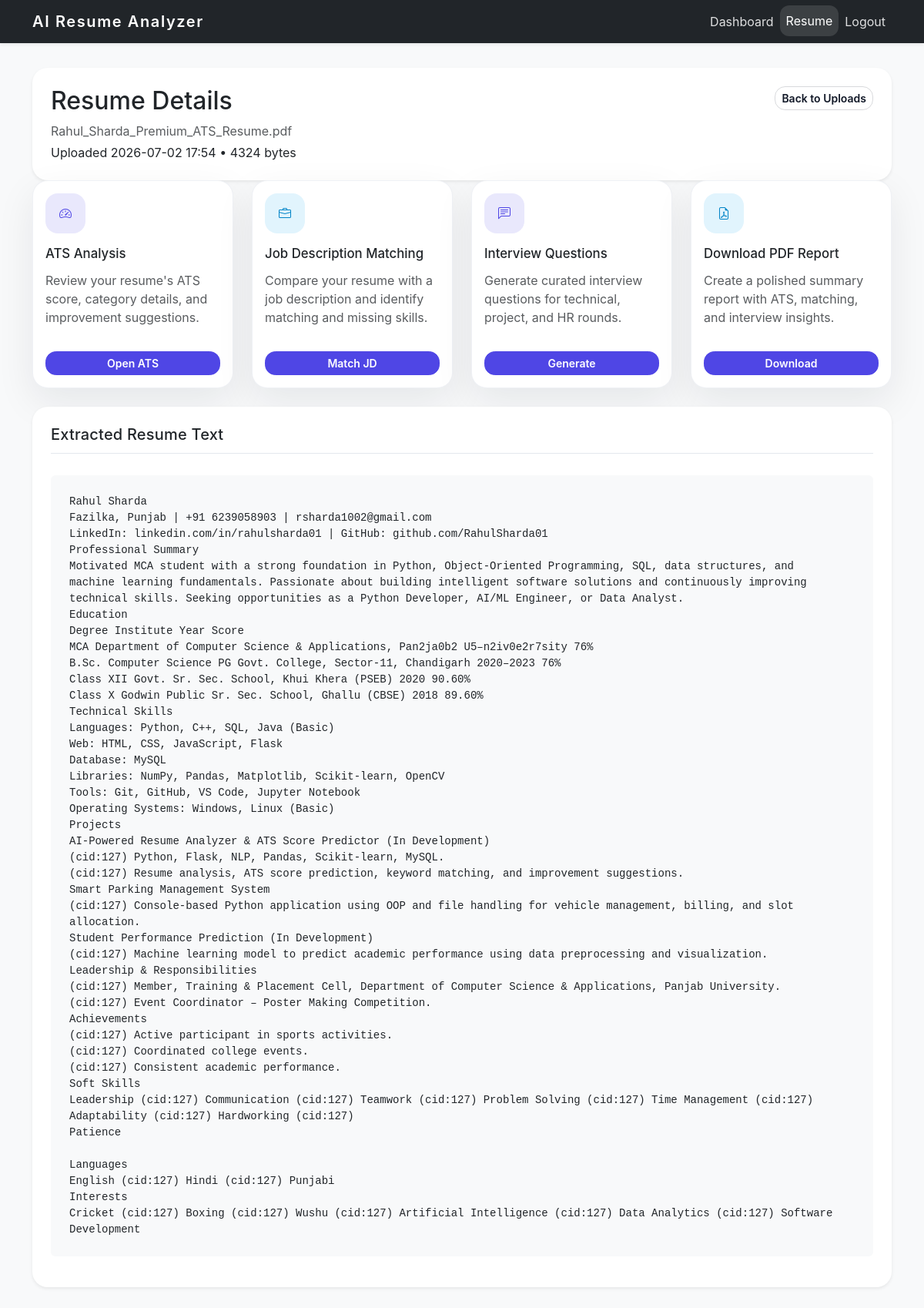
Screenshot of /resume/details/2 (signed in) with the database file from the repository.
### app/models.py (models this page shows, shortened)
class Resume(db.Model):
    __tablename__ = "resumes"
    id = db.Column(db.Integer, primary_key=True)
    user_id = db.Column(db.Integer, db.ForeignKey("users.id"), nullable=False)
    original_filename = db.Column(db.String(255), nullable=False)
    stored_filename = db.Column(db.String(255), nullable=False, unique=True)
    file_size = db.Column(db.Integer, nullable=False)
    upload_time = db.Column(db.DateTime, default=datetime.utcnow, nullable=False)
    extracted_text = db.Column(db.Text, nullable=True)
    ats_score = db.Column(db.Float, nullable=True)
    user = db.relationship("User", backref=db.backref("resumes", lazy=True))

### app/resume/routes.py (the view)
@resume_bp.route("/details/<int:resume_id>")
@login_required
def details(resume_id: int):
    resume = Resume.query.filter_by(id=resume_id, user_id=current_user.id).first_or_404()
    return render_template("resume/details.html", resume=resume)

### app/templates/resume/details.html (shortened to what this page needs)
{% extends "base.html" %}
{% block content %}
<div class="row g-4">
  <div class="col-12">
    <div class="card shadow-sm border-0 p-4">
      <div class="d-flex flex-column flex-md-row justify-content-between align-items-start gap-3">
        <div>
          <h2 class="card-title mb-2">Resume Details</h2>
          <p class="text-muted mb-1">{{ resume.original_filename }}</p>
          <p class="mb-0">Uploaded {{ resume.upload_time.strftime('%Y-%m-%d %H:%M') }} • {{ resume.file_size }} bytes</p>
        </div>
        <div class="d-flex gap-2 flex-wrap">
          <a class="btn btn-outline-secondary btn-sm" href="{{ url_for('resume.index') }}">Back to Uploads</a>
        </div>
      </div>
    </div>
  </div>
</div>
<div class="row g-4 mb-4">
  <div class="col-md-6 col-xl-3">
    <div class="card action-card h-100">
      <div class="card-body">
        <div class="icon-box">
          <span class="bi bi-speedometer2"></span>
        </div>
        <h5 class="action-card-title">ATS Analysis</h5>
        <p class="text-muted">Review your resume's ATS score, category details, and improvement suggestions.</p>
        <a href="{{ url_for('resume.ats_result', resume_id=resume.id) }}" class="btn btn-primary btn-sm mt-3">Open ATS</a>
      </div>
    </div>
  </div>
  <div class="col-md-6 col-xl-3">
    <div class="card action-card h-100">
      <div class="card-body">
        <div class="icon-box icon-box-secondary">
          <span class="bi bi-briefcase"></span>
        </div>
        <h5 class="action-card-title">Job Description Matching</h5>
        <p class="text-muted">Compare your resume with a job description and identify matching and missing skills.</p>
        <a href="{{ url_for('resume.job_description', resume_id=resume.id) }}" class="btn btn-primary btn-sm mt-3">Match JD</a>
      </div>
    </div>
  </div>
  <div class="col-md-6 col-xl-3">
    <div class="card action-card h-100">
      <div class="card-body">
        <div class="icon-box">
          <span class="bi bi-chat-left-text"></span>
        </div>
        <h5 class="action-card-title">Interview Questions</h5>
        <p class="text-muted">Generate curated interview questions for technical, project, and HR rounds.</p>
        <a href="{{ url_for('resume.interview_questions', resume_id=resume.id) }}" class="btn btn-primary btn-sm mt-3">Generate</a>
      </div>
    </div>
  </div>
  <div class="col-md-6 col-xl-3">
    <div class="card action-card h-100">
      <div class="card-body">
        <div class="icon-box icon-box-secondary">
          <span class="bi bi-file-earmark-pdf"></span>
        </div>
        <h5 class="action-card-title">Download PDF Report</h5>
        <p class="text-muted">Create a polished summary report with ATS, matching, and interview insights.</p>
        <a href="{{ url_for('resume.download_report', resume_id=resume.id) }}" class="btn btn-primary btn-sm mt-3">Download</a>
      </div>
    </div>
  </div>
</div>
<div class="row g-4">
  <div class="col-12">
    <div class="card shadow-sm border-0 p-4">
      <h5 class="section-title">Extracted Resume Text</h5>
      {% if resume.extracted_text %}
      <pre class="bg-light p-4 rounded">{{ resume.extracted_text }}</pre>
      {% else %}
      <div class="empty-state text-center">
        <h4>No extracted resume text available</h4>
        <p class="text-muted">This resume has not been processed yet.</p>
      </div>
      {% endif %}
    </div>
  </div>
</div>
{% endblock %}

### app/static/css/style.css (style rules this page uses)
body { background-color: #eef2ff; font-family: "Inter", "Segoe UI", Roboto, Arial, sans-serif; color: #0f172a; }
html { scroll-behavior: smooth; }
.card, .card-body { border-radius: 1.25rem; }
.card { border: none; background-color: #ffffff; box-shadow: 0 18px 50px rgba(15, 23, 42, 0.08); }
.btn { border-radius: 0.85rem; font-weight: 600; }
.btn-primary { background-color: #4f46e5; border-color: #4f46e5; }
.btn-outline-secondary { border-color: rgba(15, 23, 42, 0.16); color: #111827; }
.section-title { border-bottom: 1px solid rgba(148, 163, 184, 0.25); padding-bottom: 0.75rem; margin-bottom: 1.75rem; letter-spacing: 0.01em; }
.action-card { min-height: 15rem; border: 1px solid rgba(148, 163, 184, 0.15); }
.action-card .card-body { display: flex; flex-direction: column; justify-content: space-between; }
.icon-box { width: 3.25rem; height: 3.25rem; border-radius: 1rem; display: inline-flex; align-items: center; justify-content: center; background: rgba(79, 70, 229, 0.12); color: #4f46e5; margin-bottom: 1rem; }
.icon-box-secondary { background: rgba(14, 165, 233, 0.12); color: #0284c7; }
.action-card-title { font-size: 1.05rem; margin-bottom: 0.75rem; }
pre { white-space: pre-wrap; word-break: break-word; }

### rows the page displays
Resume: original_filename "Rahul_Sharda_Premium_ATS_Resume.pdf", upload_time "2026-07-02 17:54", file_size "4324", extracted_text "Rahul Sharda Fazilka, Punjab | +91 6239058903 | rsharda1002@gmail.com LinkedIn: linkedin.com/in/rahulsharda01 | GitHub: github.com/RahulSharda01 Professional Summary Motivated MCA student with a strong foundation in Python, Object-Oriented Programming, SQL, data structures, and machine learning fundamentals. Passionate about building intelligent software solutions and continuously improving technical skills. Seeking opportunities as a Python Developer, AI/ML Engineer, or Data Analyst. Education Degree Institute Year Score MCA Department of Computer Science & Applications, Pan2ja0b2 U5–n2iv0e2r7sity 76% B.Sc. Computer Science PG Govt. College, Sector-11, Chandigarh 2020–2023 76% Class XII…"
